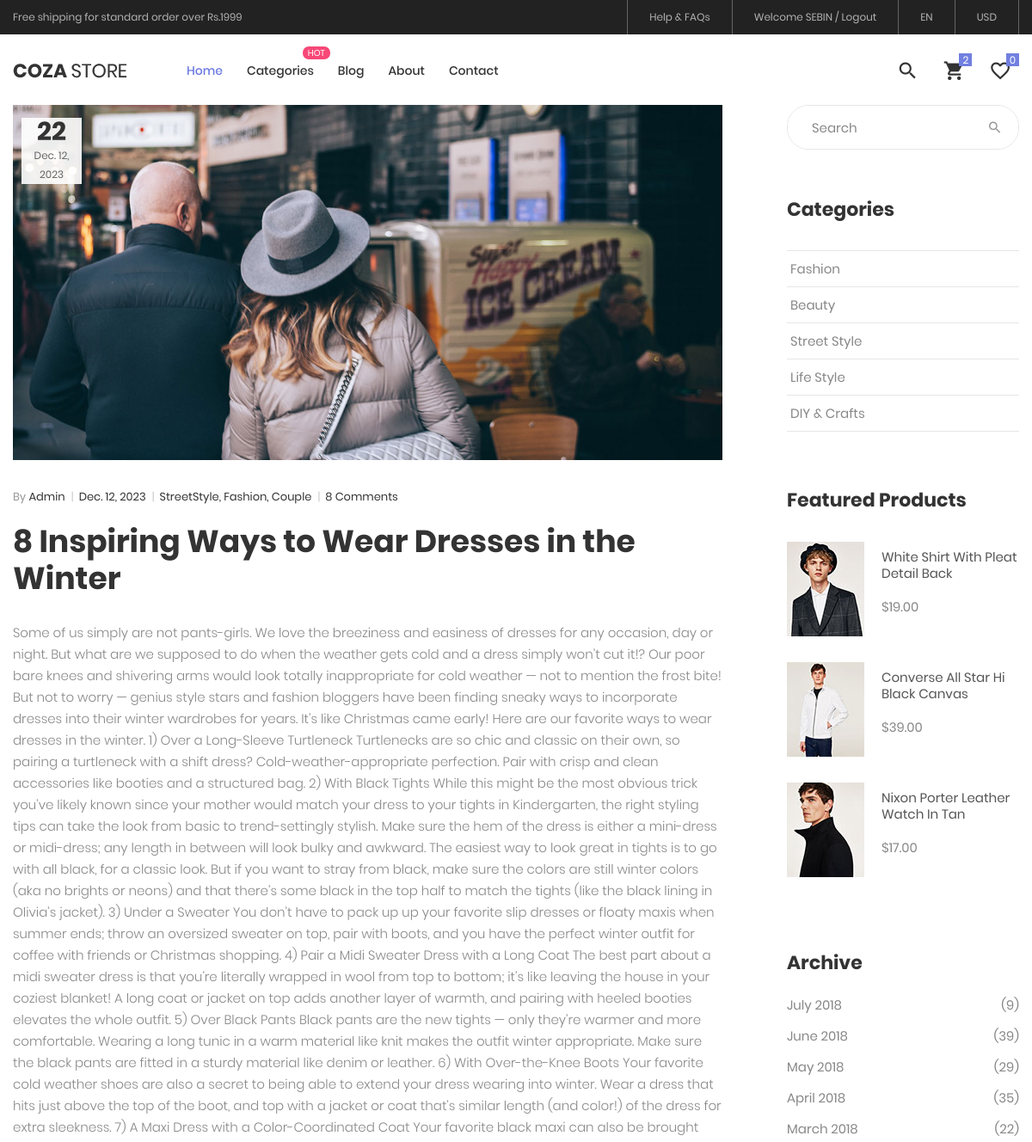
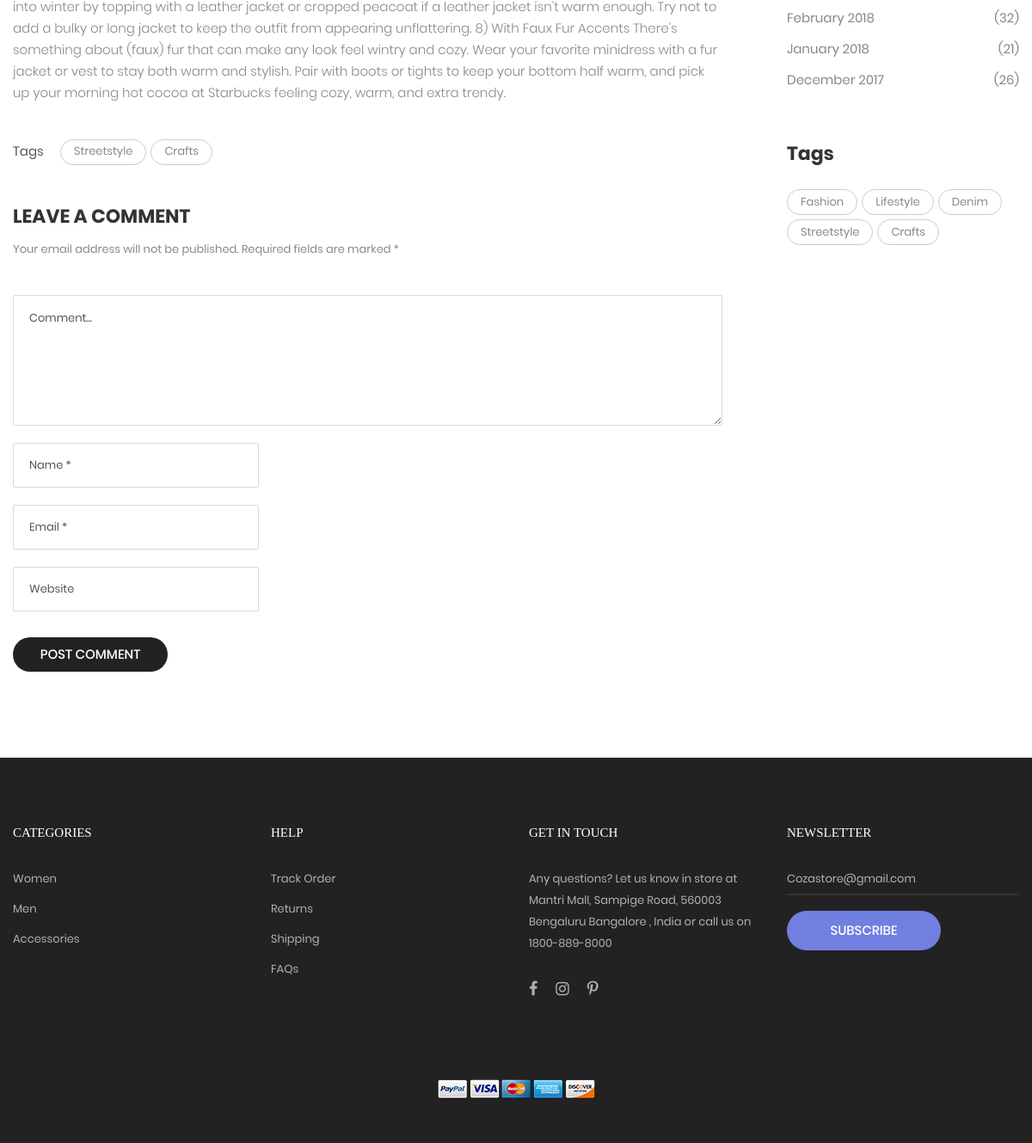
/Frontend/BlogSingle/1/ (signed in), run on the app's committed database (2 pictures, top to bottom).
### Backend/models.py (models this page shows)
class BlogDB(models.Model):
    DATE = models.DateField(null=True, blank=True)
    TITLE = models.CharField(max_length=100, null=True, blank=True)
    SHORTDESC = models.CharField(max_length=200, null=True, blank=True)
    FULLDESC = models.CharField(max_length=800, null=True, blank=True)
    IMAGE = models.ImageField(upload_to='Images', null=True, blank=True)

### Frontend/views.py (the view)
# urls.py: path('BlogSingle/<int:blogid>/', views.BlogSingle, name='BlogSingle'),
def BlogSingle(request, blogid):
    cart = cartdbsave.objects.filter(usrname=request.session['NAME'])
    blog = BlogDB.objects.get(id=blogid)
    categories = CategoryDB.objects.all()
    return render(request, 'BlogSingle.html', {'blog':blog, 'cart':cart, 'categories':categories })

### Frontend/templates/BlogSingle.html (shortened to what this page needs)
<!DOCTYPE html>
{% load static %}
<html lang="en">
<head>
	<link rel="stylesheet" type="text/css" href="{% static 'Home/vendor/bootstrap/css/bootstrap.min.css' %}">
	<link rel="stylesheet" type="text/css" href="{% static 'Home/fonts/font-awesome-4.7.0/css/font-awesome.min.css' %}">
	<link rel="stylesheet" type="text/css" href="{% static 'Home/fonts/iconic/css/material-design-iconic-font.min.css' %}">
	<link rel="stylesheet" type="text/css" href="{% static 'Home/fonts/linearicons-v1.0.0/icon-font.min.css' %}">
	<link rel="stylesheet" type="text/css" href="{% static 'Home/vendor/animate/animate.css' %}">
	<link rel="stylesheet" type="text/css" href="{% static 'Home/vendor/css-hamburgers/hamburgers.min.css' %}">
	<link rel="stylesheet" type="text/css" href="{% static 'Home/vendor/animsition/css/animsition.min.css' %}">
	<link rel="stylesheet" type="text/css" href="{% static 'Home/vendor/select2/select2.min.css' %}">
	<link rel="stylesheet" type="text/css" href="{% static 'Home/vendor/perfect-scrollbar/perfect-scrollbar.css' %}">
	<link rel="stylesheet" type="text/css" href="{% static 'Home/css/util.css' %}">
	<link rel="stylesheet" type="text/css" href="{% static 'Home/css/main.css' %}">
</head>
<body class="animsition">
	<div class="container-menu-desktop">
			<div class="top-bar">
				<div class="content-topbar flex-sb-m h-full container">
					<div class="left-top-bar">
						Free shipping for standard order over Rs.1999
					</div>
					<div class="right-top-bar flex-w h-full">
						<a href="#" class="flex-c-m trans-04 p-lr-25">
							Help & FAQs
						</a>
						{% if request.session.NAME %}
						<a href="{% url 'UserLogout' %}" class="flex-c-m trans-04 p-lr-25">
							Welcome {{request.session.NAME|upper}} / Logout
						</a>
						{% else %}
						<a href="{% url 'LoginSignUp' %}" class="flex-c-m trans-04 p-lr-25">
							Login/Register
						</a>
						{% endif %}
						<a href="#" class="flex-c-m trans-04 p-lr-25">
							EN
						</a>
						<a href="#" class="flex-c-m trans-04 p-lr-25">
							USD
						</a>
					</div>
				</div>
			</div>
			<div class="wrap-menu-desktop">
				<nav class="limiter-menu-desktop container">
					<a href="{% url 'HomePage' %}" class="logo">
						<img src="{% static 'Home/images/icons/logo-01.png' %}" alt="IMG-LOGO">
					</a>
					<div class="menu-desktop">
						<ul class="main-menu">
							<li class="active-menu">
								<a href="{% url 'HomePage' %}">Home</a>
							</li>
							<li class="label1" data-label1="hot">
								<a href="product.html">Categories</a>
							</li>
							<li>
								<a href="{% url 'FrontendBlog' %}">Blog</a>
							</li>
							<li>
								<a href="{% url 'AboutPage' %}">About</a>
							</li>
							<li>
								<a href="{% url 'ContactPage' %}">Contact</a>
							</li>
						</ul>
					</div>
					<div class="wrap-icon-header flex-w flex-r-m">
						<div class="icon-header-item cl2 hov-cl1 trans-04 p-l-22 p-r-11 js-show-modal-search">
							<i class="zmdi zmdi-search"></i>
						</div>
						<div class="icon-header-item cl2 hov-cl1 trans-04 p-l-22 p-r-11 icon-header-noti js-show-cart" data-notify="2">
							<i class="zmdi zmdi-shopping-cart"></i>
						</div>
						<a href="#"
						   class="dis-block icon-header-item cl2 hov-cl1 trans-04 p-l-22 p-r-11 icon-header-noti" data-notify="0">
							<i class="zmdi zmdi-favorite-outline"></i>
						</a>
					</div>
				</nav>
			</div>
		</div>
	<div class="container">
		<div class="bread-crumb flex-w p-l-25 p-r-15 p-t-30 p-lr-0-lg">
		</div>
	</div>
	<section class="bg0 p-t-52 p-b-20">
		<div class="container">
			<div class="row">
				<div class="col-md-8 col-lg-9 p-b-80">
					<div class="p-r-45 p-r-0-lg">
						<div class="wrap-pic-w how-pos5-parent">
							<img src="{{blog.IMAGE.url}}" alt="IMG-BLOG">
							<div class="flex-col-c-m size-123 bg9 how-pos5">
								<span class="ltext-107 cl2 txt-center">
									22
								</span>
								<span class="stext-109 cl3 txt-center">
									{{blog.DATE}}
								</span>
							</div>
						</div>
						<div class="p-t-32">
							<span class="flex-w flex-m stext-111 cl2 p-b-19">
								<span>
									<span class="cl4">By</span> Admin
									<span class="cl12 m-l-4 m-r-6">|</span>
								</span>
								<span>
									{{blog.DATE}}
									<span class="cl12 m-l-4 m-r-6">|</span>
								</span>
								<span>
									StreetStyle, Fashion, Couple
									<span class="cl12 m-l-4 m-r-6">|</span>
								</span>
								<span>
									8 Comments
								</span>
							</span>
							<h4 class="ltext-109 cl2 p-b-28">
								{{blog.TITLE}}
							</h4>
							<p class="stext-117 cl6 p-b-26">
							{{blog.FULLDESC}}
							</p>
						</div>
						<div class="flex-w flex-t p-t-16">
							<span class="size-216 stext-116 cl8 p-t-4">
								Tags
							</span>
							<div class="flex-w size-217">
								<a href="#" class="flex-c-m stext-107 cl6 size-301 bor7 p-lr-15 hov-tag1 trans-04 m-r-5 m-b-5">
									Streetstyle
								</a>
								<a href="#" class="flex-c-m stext-107 cl6 size-301 bor7 p-lr-15 hov-tag1 trans-04 m-r-5 m-b-5">
									Crafts
								</a>
							</div>
						</div>
						<div class="p-t-40">
							<h5 class="mtext-113 cl2 p-b-12">
								Leave a Comment
							</h5>
							<p class="stext-107 cl6 p-b-40">
								Your email address will not be published. Required fields are marked *
							</p>
							<form>
								<div class="bor19 m-b-20">
									<textarea class="stext-111 cl2 plh3 size-124 p-lr-18 p-tb-15" name="cmt" placeholder="Comment..."></textarea>
								</div>
								<div class="bor19 size-218 m-b-20">
									<input class="stext-111 cl2 plh3 size-116 p-lr-18" type="text" name="name" placeholder="Name *">
								</div>
								<div class="bor19 size-218 m-b-20">
									<input class="stext-111 cl2 plh3 size-116 p-lr-18" type="text" name="email" placeholder="Email *">
								</div>
								<div class="bor19 size-218 m-b-30">
									<input class="stext-111 cl2 plh3 size-116 p-lr-18" type="text" name="web" placeholder="Website">
								</div>
								<button class="flex-c-m stext-101 cl0 size-125 bg3 bor2 hov-btn3 p-lr-15 trans-04">
									Post Comment
								</button>
							</form>
						</div>
					</div>
				</div>
				<div class="col-md-4 col-lg-3 p-b-80">
					<div class="side-menu">
						<div class="bor17 of-hidden pos-relative">
							<input class="stext-103 cl2 plh4 size-116 p-l-28 p-r-55" type="text" name="search" placeholder="Search">
							<button class="flex-c-m size-122 ab-t-r fs-18 cl4 hov-cl1 trans-04">
								<i class="zmdi zmdi-search"></i>
							</button>
						</div>
						<div class="p-t-55">
							<h4 class="mtext-112 cl2 p-b-33">
								Categories
							</h4>
							<ul>
								<li class="bor18">
									<a href="#" class="dis-block stext-115 cl6 hov-cl1 trans-04 p-tb-8 p-lr-4">
										Fashion
									</a>
								</li>
								<li class="bor18">
									<a href="#" class="dis-block stext-115 cl6 hov-cl1 trans-04 p-tb-8 p-lr-4">
										Beauty
									</a>
								</li>
								<li class="bor18">
									<a href="#" class="dis-block stext-115 cl6 hov-cl1 trans-04 p-tb-8 p-lr-4">
										Street Style
									</a>
								</li>
								<li class="bor18">
									<a href="#" class="dis-block stext-115 cl6 hov-cl1 trans-04 p-tb-8 p-lr-4">
										Life Style
									</a>
								</li>
								<li class="bor18">
									<a href="#" class="dis-block stext-115 cl6 hov-cl1 trans-04 p-tb-8 p-lr-4">
										DIY & Crafts
									</a>
								</li>
							</ul>
						</div>
						<div class="p-t-65">
							<h4 class="mtext-112 cl2 p-b-33">
								Featured Products
							</h4>
							<ul>
								<li class="flex-w flex-t p-b-30">
									<a href="#" class="wrao-pic-w size-214 hov-ovelay1 m-r-20">
										<img src="{% static 'Home/images/product-min-01.jpg' %}" alt="PRODUCT">
									</a>
									<div class="size-215 flex-col-t p-t-8">
										<a href="#" class="stext-116 cl8 hov-cl1 trans-04">
											White Shirt With Pleat Detail Back
										</a>
										<span class="stext-116 cl6 p-t-20">
											$19.00
										</span>
									</div>
								</li>
								<li class="flex-w flex-t p-b-30">
									<a href="#" class="wrao-pic-w size-214 hov-ovelay1 m-r-20">
										<img src="{% static 'Home/images/product-min-02.jpg' %}" alt="PRODUCT">
									</a>
									<div class="size-215 flex-col-t p-t-8">
										<a href="#" class="stext-116 cl8 hov-cl1 trans-04">
											Converse All Star Hi Black Canvas
										</a>
										<span class="stext-116 cl6 p-t-20">
											$39.00
										</span>
									</div>
								</li>
								<li class="flex-w flex-t p-b-30">
									<a href="#" class="wrao-pic-w size-214 hov-ovelay1 m-r-20">
										<img src="{% static 'Home/images/product-min-03.jpg' %}" alt="PRODUCT">
									</a>
									<div class="size-215 flex-col-t p-t-8">
										<a href="#" class="stext-116 cl8 hov-cl1 trans-04">
											Nixon Porter Leather Watch In Tan
										</a>
										<span class="stext-116 cl6 p-t-20">
											$17.00
										</span>
									</div>
								</li>
							</ul>
						</div>
						<div class="p-t-55">
							<h4 class="mtext-112 cl2 p-b-20">
								Archive
							</h4>
							<ul>
								<li class="p-b-7">
									<a href="#" class="flex-w flex-sb-m stext-115 cl6 hov-cl1 trans-04 p-tb-2">
										<span>
											July 2018
										</span>
										<span>
											(9)
										</span>
									</a>
								</li>
								<li class="p-b-7">
									<a href="#" class="flex-w flex-sb-m stext-115 cl6 hov-cl1 trans-04 p-tb-2">
										<span>
											June 2018
										</span>
										<span>
											(39)
										</span>
									</a>
								</li>
								<li class="p-b-7">
									<a href="#" class="flex-w flex-sb-m stext-115 cl6 hov-cl1 trans-04 p-tb-2">
										<span>
											May 2018
										</span>
										<span>
											(29)
										</span>
									</a>
								</li>
								<li class="p-b-7">
									<a href="#" class="flex-w flex-sb-m stext-115 cl6 hov-cl1 trans-04 p-tb-2">
										<span>
											April  2018
										</span>
										<span>
											(35)
										</span>
									</a>
								</li>
								<li class="p-b-7">
									<a href="#" class="flex-w flex-sb-m stext-115 cl6 hov-cl1 trans-04 p-tb-2">
										<span>
											March 2018
										</span>
										<span>
											(22)
										</span>
									</a>
								</li>
								<li class="p-b-7">
									<a href="#" class="flex-w flex-sb-m stext-115 cl6 hov-cl1 trans-04 p-tb-2">
										<span>
											February 2018
										</span>
										<span>
											(32)
										</span>
									</a>
								</li>
								<li class="p-b-7">
									<a href="#" class="flex-w flex-sb-m stext-115 cl6 hov-cl1 trans-04 p-tb-2">
										<span>
											January 2018
										</span>
										<span>
											(21)
										</span>
									</a>
								</li>
								<li class="p-b-7">
									<a href="#" class="flex-w flex-sb-m stext-115 cl6 hov-cl1 trans-04 p-tb-2">
										<span>
											December 2017
										</span>
										<span>
											(26)
										</span>
									</a>
								</li>
							</ul>
						</div>
						<div class="p-t-50">
							<h4 class="mtext-112 cl2 p-b-27">
								Tags
							</h4>
							<div class="flex-w m-r--5">
								<a href="#" class="flex-c-m stext-107 cl6 size-301 bor7 p-lr-15 hov-tag1 trans-04 m-r-5 m-b-5">
									Fashion
								</a>
								<a href="#" class="flex-c-m stext-107 cl6 size-301 bor7 p-lr-15 hov-tag1 trans-04 m-r-5 m-b-5">
									Lifestyle
								</a>
								<a href="#" class="flex-c-m stext-107 cl6 size-301 bor7 p-lr-15 hov-tag1 trans-04 m-r-5 m-b-5">
									Denim
								</a>
								<a href="#" class="flex-c-m stext-107 cl6 size-301 bor7 p-lr-15 hov-tag1 trans-04 m-r-5 m-b-5">
									Streetstyle
								</a>
								<a href="#" class="flex-c-m stext-107 cl6 size-301 bor7 p-lr-15 hov-tag1 trans-04 m-r-5 m-b-5">
									Crafts
								</a>
							</div>
						</div>
					</div>
				</div>
			</div>
		</div>
	</section>
	<footer class="bg3 p-t-75 p-b-32">
		<div class="container">
			<div class="row">
				<div class="col-sm-6 col-lg-3 p-b-50">
					<h4 class="stext-301 cl0 p-b-30">
						Categories
					</h4>
					<ul>
						<li class="p-b-10">
							<a href="#" class="stext-107 cl7 hov-cl1 trans-04">
								Women
							</a>
						</li>
						<li class="p-b-10">
							<a href="#" class="stext-107 cl7 hov-cl1 trans-04">
								Men
							</a>
						</li>
						<li class="p-b-10">
							<a href="#" class="stext-107 cl7 hov-cl1 trans-04">
								Accessories
							</a>
						</li>
					</ul>
				</div>
				<div class="col-sm-6 col-lg-3 p-b-50">
					<h4 class="stext-301 cl0 p-b-30">
						Help
					</h4>
					<ul>
						<li class="p-b-10">
							<a href="#" class="stext-107 cl7 hov-cl1 trans-04">
								Track Order
							</a>
						</li>
						<li class="p-b-10">
							<a href="#" class="stext-107 cl7 hov-cl1 trans-04">
								Returns
							</a>
						</li>
						<li class="p-b-10">
							<a href="#" class="stext-107 cl7 hov-cl1 trans-04">
								Shipping
							</a>
						</li>
						<li class="p-b-10">
							<a href="#" class="stext-107 cl7 hov-cl1 trans-04">
								FAQs
							</a>
						</li>
					</ul>
				</div>
				<div class="col-sm-6 col-lg-3 p-b-50">
					<h4 class="stext-301 cl0 p-b-30">
						GET IN TOUCH
					</h4>
					<p class="stext-107 cl7 size-201">
						Any questions? Let us know in store at Mantri Mall, Sampige Road,
560003 Bengaluru Bangalore , India or call us on  1800-889-8000
					<div class="p-t-27">
						<a href="#" class="fs-18 cl7 hov-cl1 trans-04 m-r-16">
							<i class="fa fa-facebook"></i>
						</a>
						<a href="#" class="fs-18 cl7 hov-cl1 trans-04 m-r-16">
							<i class="fa fa-instagram"></i>
						</a>
						<a href="#" class="fs-18 cl7 hov-cl1 trans-04 m-r-16">
							<i class="fa fa-pinterest-p"></i>
						</a>
					</div>
				</div>
				<div class="col-sm-6 col-lg-3 p-b-50">
					<h4 class="stext-301 cl0 p-b-30">
						Newsletter
					</h4>
					<form>
						<div class="wrap-input1 w-full p-b-4">
							<input class="input1 bg-none plh1 stext-107 cl7" type="text" name="email"
								   placeholder="Cozastore@gmail.com">
						</div>
						<div class="p-t-18">
							<button class="flex-c-m stext-101 cl0 size-103 bg1 bor1 hov-btn2 p-lr-15 trans-04">
								Subscribe
							</button>
						</div>
					</form>
				</div>
			</div>
			<div class="p-t-40">
				<div class="flex-c-m flex-w p-b-18">
					<a href="#" class="m-all-1">
						<img src="{% static 'Home/images/icons/icon-pay-01.png' %}" alt="ICON-PAY">
					</a>
					<a href="#" class="m-all-1">
						<img src="{% static 'Home/images/icons/icon-pay-02.png' %}" alt="ICON-PAY">
					</a>
					<a href="#" class="m-all-1">
						<img src="{% static 'Home/images/icons/icon-pay-03.png' %}" alt="ICON-PAY">
					</a>
					<a href="#" class="m-all-1">
						<img src="{% static 'Home/images/icons/icon-pay-04.png' %}" alt="ICON-PAY">
					</a>
					<a href="#" class="m-all-1">
						<img src="{% static 'Home/images/icons/icon-pay-05.png' %}" alt="ICON-PAY">
					</a>
				</div>
			</div>
		</div>
	</footer>
</body>
</html>

### data on the page
BlogDB: IMAGE (picture), DATE "Dec. 12, 2023", TITLE "8 Inspiring Ways to Wear Dresses in the Winter", FULLDESC "Some of us simply are not pants-girls. We love the breeziness and easiness of dresses for any occasion, day or night. But what are we supposed to do when the weather gets cold and a dress simply won’t cut it!? Our poor bare knees and shivering arms would look totally inappropriate for cold weather — not to mention the frost bite! But not to worry — genius style stars and fashion bloggers have been finding sneaky ways to incorporate dresses into their winter wardrobes for years. It’s like Christmas came early! Here are our favorite ways to wear dresses in the winter. 1) Over a Long-Sleeve Turtleneck Turtlenecks are so chic and classic on their own, so pairing a turtleneck with a shift dress?…"

### other printed values
{{ request.session.NAME|upper }} "SEBIN"
